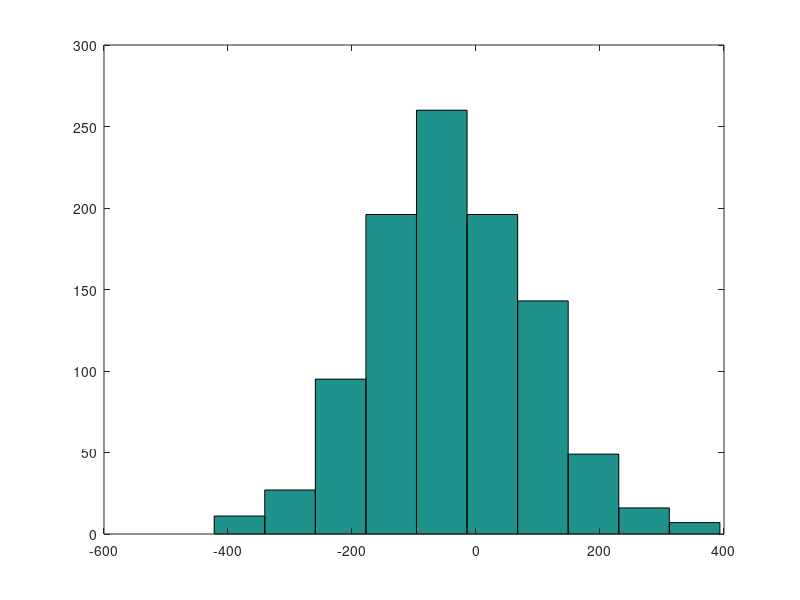

The MATLAB script that drew this image:
% Problem 3 Test notes %
close all; clear all;

randn('seed',0);
T = 40;
b = .1;
X = 20;

ITERS = 1000;
results = zeros(1,1000);
for i = 1:ITERS,
    result = 0;
    p = randn(1,1);
    x = X;
    for t = 1:T,
        k = Inf;%factorial(T-t+1)/b;
        u = x/k;
        u = 0;
        %u = max([0 sqrt(x)]);
        %disp(u);
        %u = x/2;
        if t == T, u = x; end;
        w = randn(1,1);
        p = p-u*b+w;
        x = max([0 x-u]);
        result = result + u*p;
    end
    if x ~= 0, result = Inf; end;
    results(i) = result;
end
hist(results);
disp(mean(results));